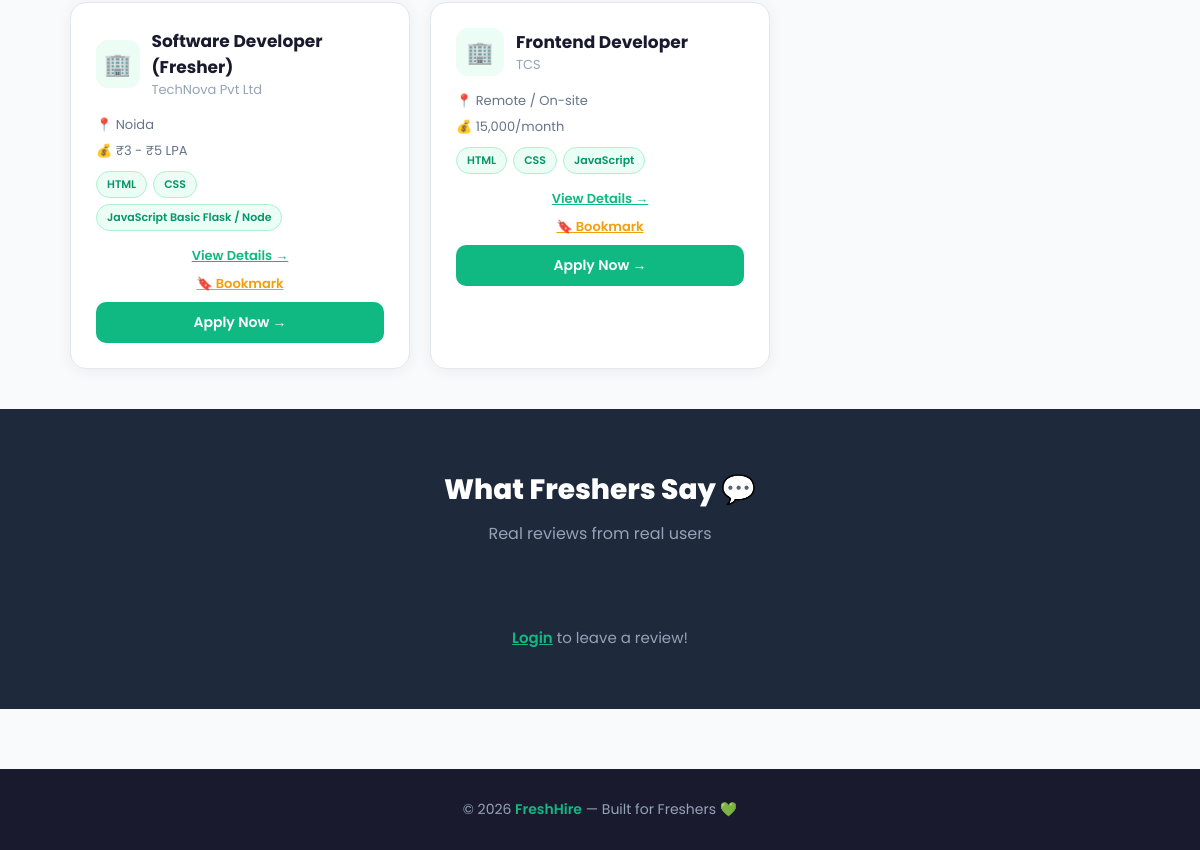
Before: / (lower part) with the older database file.
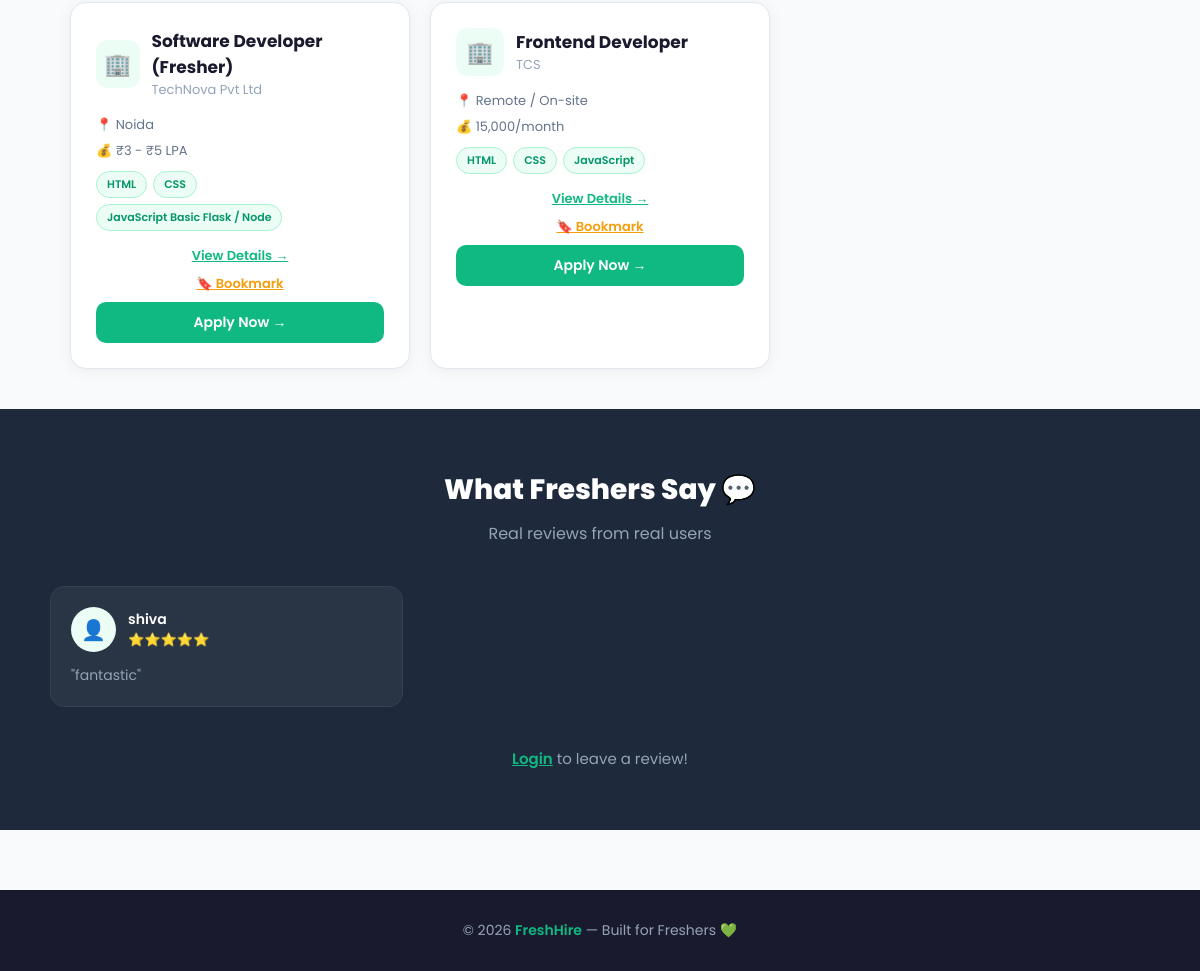
After: the same page with the newer database file.
### tables this page shows
CREATE TABLE jobs (
    id               INTEGER PRIMARY KEY AUTOINCREMENT,
    posted_by        INTEGER,
    job_title        TEXT,
    company          TEXT,
    location         TEXT,
    description      TEXT,
    required_skills  TEXT,
    salary           TEXT,
    apply_link       TEXT
);

CREATE TABLE reviews (id INTEGER PRIMARY KEY AUTOINCREMENT, reviewer_id INTEGER, message TEXT, rating INTEGER, created_at TEXT);

CREATE TABLE users (
    id         INTEGER PRIMARY KEY AUTOINCREMENT,
    first_name TEXT NOT NULL,
    last_name  TEXT,
    email      TEXT UNIQUE NOT NULL,
    username   TEXT UNIQUE NOT NULL,
    password   TEXT NOT NULL
, role TEXT DEFAULT fresher);

### app.py (the view)
@app.route("/")
def home():
    conn = get_db()
    keyword  = request.args.get("keyword", "")
    location = request.args.get("location", "")
    query  = "SELECT * FROM jobs WHERE 1=1"
    params = []
    if keyword.strip():
        query += " AND (job_title LIKE ? OR required_skills LIKE ?)"
        params.extend([f"%{keyword}%", f"%{keyword}%"])
    if location.strip():
        query += " AND location LIKE ?"
        params.append(f"%{location}%")
    query += " ORDER BY id DESC"
    jobs = conn.execute(query, params).fetchall()
    try:
        reviews = conn.execute("""
            SELECT reviews.*, users.first_name FROM reviews
            JOIN users ON reviews.reviewer_id = users.id
            ORDER BY reviews.id DESC LIMIT 6
        """).fetchall()
    except:
        reviews = []
    conn.close()
    return render_template("index.html", jobs=jobs, reviews=reviews)

### app.py (called while the page is built, shortened)
def get_db():
    conn = sqlite3.connect("freshhire.db")
    conn.row_factory = sqlite3.Row
    return conn

@app.context_processor
def inject_globals():
    notif_count = 0
    return {"notif_count": notif_count}

### templates/index.html (shortened to what the changed rows need)
<!DOCTYPE html>
<html>
<head>
    <link rel="stylesheet" href="/static/style.css">
</head>
<body>
<div class="container">
    <div class="cards-grid">
        {% for job in jobs %}
        <div class="card">
            <div style="display:flex; align-items:center; gap:12px; margin-bottom:15px;">
                <div style="width:48px; height:48px; background:#ecfdf5; border-radius:12px; display:flex; align-items:center; justify-content:center; font-size:22px;">🏢</div>
                <div>
                    <h3 style="margin:0; font-size:17px;">{{ job.job_title }}</h3>
                    <p style="margin:0; color:#94a3b8; font-size:13px;">{{ job.company }}</p>
                </div>
            </div>
            <p style="font-size:13px; color:#64748b; margin-bottom:6px;">📍 {{ job.location }}</p>
            <p style="font-size:13px; color:#64748b; margin-bottom:10px;">💰 {{ job.salary }}</p>
            {% if job.required_skills %}
            <div style="display:flex; flex-wrap:wrap; gap:6px; margin-bottom:15px;">
                {% for skill in job.required_skills.split(',') %}
                <span style="background:#ecfdf5; color:#059669; padding:4px 10px; border-radius:20px; font-size:11px; border:1px solid #a7f3d0; font-weight:600;">{{ skill.strip() }}</span>
                {% endfor %}
            </div>
            {% endif %}
            <a href="/job/{{ job.id }}" style="display:block; text-align:center; margin-bottom:8px; color:#10b981; font-size:13px; font-weight:600;">View Details →</a>
            <a href="/bookmark/{{ job.id }}" style="display:block; text-align:center; margin-bottom:8px; color:#f59e0b; font-size:13px; font-weight:600;">🔖 Bookmark</a>
            {% if job.apply_link %}
            <a href="/apply/{{ job.id }}" class="btn" style="width:100%; text-align:center; display:block;">Apply Now →</a>
            {% endif %}
        </div>
        {% endfor %}
    </div>
</div>
<div style="background:#1e293b; padding:60px 20px; margin-top:40px;">
    <div style="max-width:1100px; margin:0 auto;">
        <h2 style="text-align:center; color:white; font-size:28px; font-weight:800; margin-bottom:10px;">What Freshers Say 💬</h2>
        <div style="display:grid; grid-template-columns:repeat(auto-fill, minmax(280px, 1fr)); gap:20px; margin-bottom:40px;">
            {% for review in reviews %}
            <div style="background:rgba(255,255,255,0.05); border:1px solid #334155; border-radius:14px; padding:20px;">
                <div style="display:flex; align-items:center; gap:12px; margin-bottom:12px;">
                    <div style="width:45px; height:45px; background:#ecfdf5; border-radius:50%; display:flex; align-items:center; justify-content:center; font-size:20px;">👤</div>
                    <div>
                        <p style="color:white; font-weight:600; margin:0; font-size:14px;">{{ review.first_name }}</p>
                        <p style="color:#10b981; margin:0; font-size:13px;">
                            {% for i in range(review.rating) %}⭐{% endfor %}
                        </p>
                    </div>
                </div>
                <p style="color:#94a3b8; font-size:14px; line-height:1.6; margin:0;">"{{ review.message }}"</p>
            </div>
            {% endfor %}
        </div>
    </div>
</div>
</body>
</html>

Changed rows visible on the page:
added reviews: first_name "shiva", rating 5 (drawn), message "fantastic"
